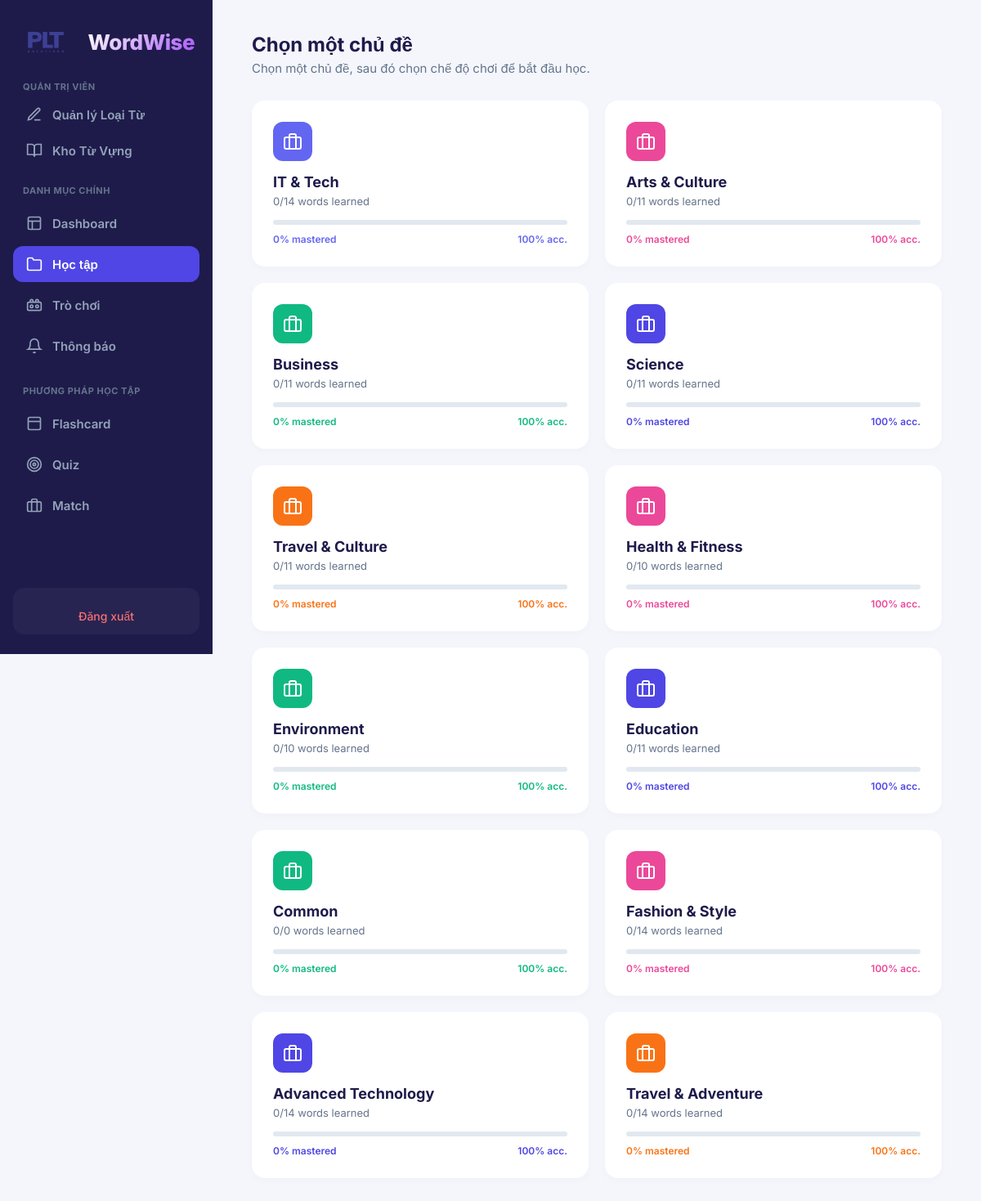
The app's page /learn.php (signed in) with its own data.
### tables this page shows
CREATE TABLE `typeword` (
  `id` int(11) NOT NULL,
  `name` varchar(100) NOT NULL,
  `description` varchar(255) DEFAULT NULL,
  `color_theme` varchar(30) DEFAULT 'purple',
  `image` varchar(255) DEFAULT NULL
);

### database.php (called while the page is built, shortened)
<?php
class Database
{
    private $host = "localhost";
    private $username = "root";
    private $password = "";
    private $dbname = "wordwise_db";
    public $conn;
  public function __construct()
    {
        try {
            $this->conn = new mysqli($this->host, $this->username, $this->password, $this->dbname);
            $this->conn->set_charset("utf8mb4");
        } catch (mysqli_sql_exception $e) {
            die("Lỗi kết nối cơ sở dữ liệu: Vui lòng thử lại sau.");
        }
    }
    private function getTypes($params)
    {
        $types = "";
        foreach ($params as $p) {
            if (is_int($p)) $types .= 'i';
            else if (is_float($p)) $types .= 'd';
            else $types .= 's';
        }
        return $types;
    }
    public function select($sql, $params = [])
    {
        $stmt = $this->conn->prepare($sql);
        if (!empty($params)) {
            $types = $this->getTypes($params);
            $stmt->bind_param($types, ...$params);
        }
        $stmt->execute();
        $results = $stmt->get_result();
        $data = $results ? $results->fetch_all(MYSQLI_ASSOC) : [];
        return $data;
    }
}
?>

### learn.php (the view, shortened to what this page needs)
<?php
if (!isset($_SESSION['user_id'])) {
    $user_id = 2;
} else {
    $user_id = $_SESSION['user_id'];
}
require_once 'database.php';
$db = new Database();
$sql = "SELECT
            t.*,
            (SELECT COUNT(*) FROM vocabulary v WHERE v.typeword_id = t.id) as total_words,
            (SELECT COUNT(*) FROM user_progress up
             JOIN vocabulary v ON up.vocabulary_id = v.id
             WHERE v.typeword_id = t.id
               AND up.user_id = ?
               AND up.status IN ('learned', 'reviewing', 'mastered')) as learned_words
        FROM typeword t";
$params = [$user_id];
$categories = $db->select($sql, $params);
$color_map = [
    'purple' => ['hex' => '#6366f1', 'bg' => '#e0e7ff'],
    'pink'   => ['hex' => '#ec4899', 'bg' => '#fce7f3'],
    'green'  => ['hex' => '#10b981', 'bg' => '#d1fae5'],
    'indigo' => ['hex' => '#4f46e5', 'bg' => '#e0e7ff'],
    'orange' => ['hex' => '#f97316', 'bg' => '#ffedd5']
];
?>
<!DOCTYPE html>
<html lang="vi">
<head>
    <link rel="stylesheet" href="public/css/style.css">
</head>
<body class="app-layout">
    <?php include 'sidebar.php'; ?>
    <main class="main-content">
        <div class="learn-header">
            <h1>Chọn một chủ đề</h1>
            <p>Chọn một chủ đề, sau đó chọn chế độ chơi để bắt đầu học.</p>
        </div>
        <div class="cat-grid">
            <?php foreach ($categories as $index => $cat):
                $theme = isset($color_map[$cat['color_theme'] ?? 'purple']) ? $color_map[$cat['color_theme'] ?? 'purple'] : $color_map['purple'];
                $total = (int)$cat['total_words'];
                $learned = (int)$cat['learned_words'];
                $percent = ($total > 0) ? round(($learned / $total) * 100) : 0;
                $desc = isset($cat['description']) ? htmlspecialchars($cat['description'], ENT_QUOTES) : '';
            ?>
                <div class="cat-card" onclick="selectCategory(this, <?=$cat['id']?>, '<?=htmlspecialchars($cat['name'], ENT_QUOTES)?>', '<?=$desc?>')">
                    <div class="cat-icon" style="background: <?=$theme['hex']?>;">
                        <svg width="24" height="24" viewBox="0 0 24 24" fill="none" stroke="currentColor" stroke-width="2"><rect x="2" y="7" width="20" height="14" rx="2" ry="2"></rect><path d="M16 21V5a2 2 0 0 0-2-2h-4a2 2 0 0 0-2 2v16"></path></svg>
                    </div>
                    <h3><?=$cat['name']?></h3>
                    <div class="cat-stats"><?=$learned?>/<?=$total?> words learned</div>
                    <div class="bar-bg">
                    </div>
                    <div class="stats-row" style="color: <?=$theme['hex']?>;">
                        <span><?=$percent?>% mastered</span>
                        <span>100% acc.</span>
                    </div>
                </div>
            <?php endforeach; ?>
        </div>
    </main>
</body>
</html>

### public/css/style.css (style rules this page uses)
* { margin: 0; padding: 0; box-sizing: border-box; font-family: 'Inter', sans-serif; }
body { background-color: #f4f6fc; color: #1e1b4b; }
.app-layout { display: flex; min-height: 100vh; }
.main-content { margin-left: 260px; flex: 1; padding: 40px 48px; display: flex; flex-direction: column; min-width: 0; }
.bar-bg { height: 12px; background: #e2e8f0; border-radius: 6px; overflow: hidden; }

### learn.php (style rules this page uses)
.learn-header { margin-bottom: 30px; }
.learn-header h1 { font-size: 24px; color: #1e1b4b; margin-bottom: 5px; }
.learn-header p { color: #64748b; font-size: 15px; margin: 0; }
.cat-grid { display: grid; grid-template-columns: repeat(auto-fill, minmax(280px, 1fr)); gap: 20px; margin-bottom: 40px; }
.cat-card { background: white; border: 2px solid transparent; border-radius: 16px; padding: 24px; cursor: pointer; transition: all 0.2s; box-shadow: 0 4px 10px rgba(0,0,0,0.02); }
.cat-icon { width: 48px; height: 48px; border-radius: 12px; display: flex; align-items: center; justify-content: center; margin-bottom: 15px; color: white; }
.cat-card h3 { font-size: 18px; margin: 0 0 5px; font-weight: 700; color: #1e1b4b; }
.cat-stats { font-size: 13px; color: #64748b; margin-bottom: 15px; }
.bar-bg { width: 100%; height: 6px; background: #e2e8f0; border-radius: 3px; margin-bottom: 10px; overflow: hidden; }
.stats-row { display: flex; justify-content: space-between; font-size: 12px; font-weight: 600; }

### records on screen
typeword: name "IT & Tech", learned "0", total "14", percent "0"
typeword: name "Arts & Culture", learned "0", total "11", percent "0"
typeword: name "Business", learned "0", total "11", percent "0"
typeword: name "Science", learned "0", total "11", percent "0"
typeword: name "Travel & Culture", learned "0", total "11", percent "0"
typeword: name "Health & Fitness", learned "0", total "10", percent "0"
typeword: name "Environment", learned "0", total "10", percent "0"
typeword: name "Education", learned "0", total "11", percent "0"
typeword: name "Common", learned "0", total "0", percent "0"
typeword: name "Fashion & Style", learned "0", total "14", percent "0"
typeword: name "Advanced Technology", learned "0", total "14", percent "0"
typeword: name "Travel & Adventure", learned "0", total "14", percent "0"
